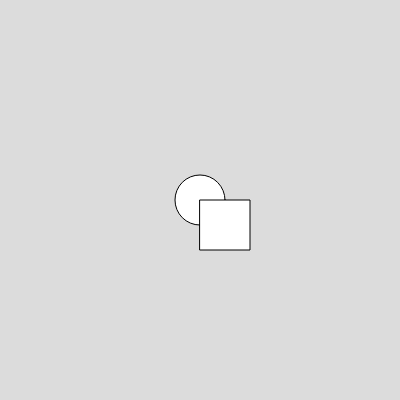
Frame 1 (no input)
Frame 60 (no input): identical to frame 1, image omitted
Frame 120 (the mouse pressed at the canvas centre since frame 60): identical to frame 1, image omitted

The p5.js sketch that drew this single still picture (run headless with seeded random() and noise() and a simulated clock; from frame 60 on, the mouse is pressed at the canvas centre):

// p5.js sketch
// ── sketch.js
function setup() {
    createCanvas(400,400);
}

function draw() {
    background(220);
    ellipse(200, 200, 50, 50);
    rect(200, 200, 50);
    
}
